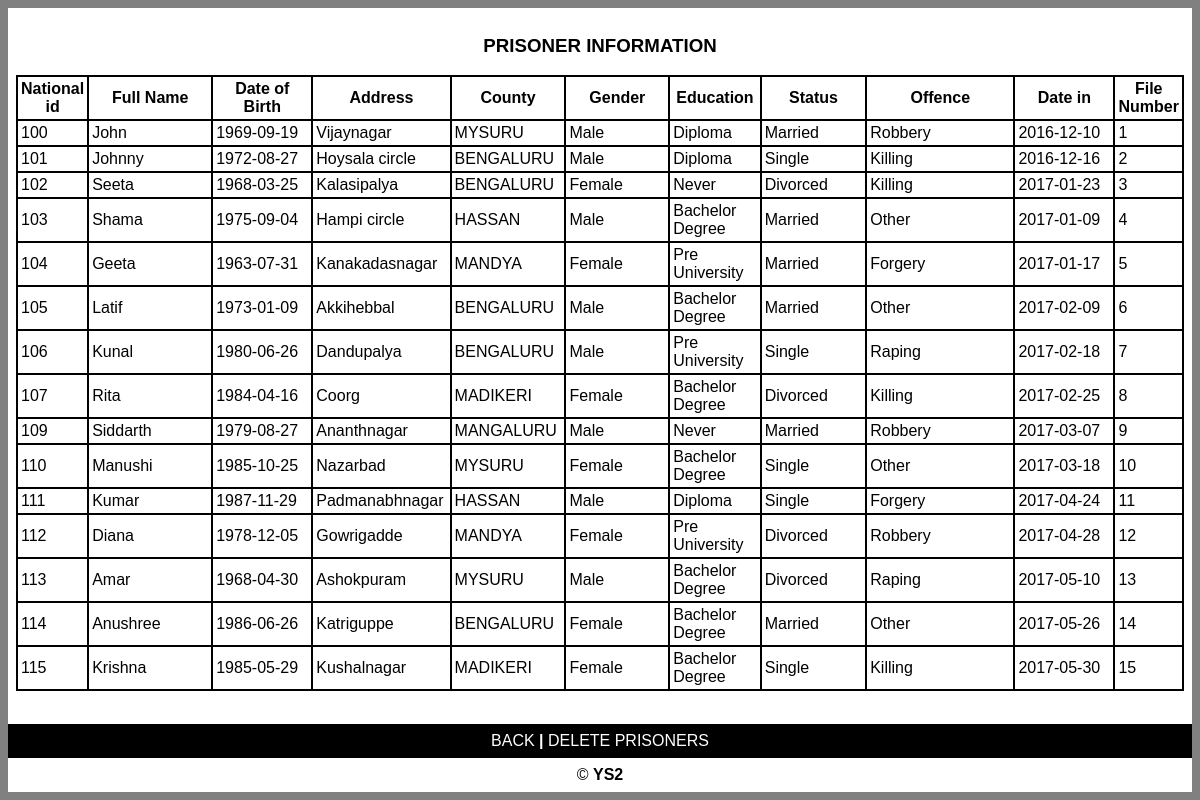
The app's page /viewprisoners.php with its own data.
### tables this page shows
CREATE TABLE `registration` (
  `id` int(10) NOT NULL DEFAULT '0',
  `Full_Name` varchar(23) NOT NULL,
  `DOB` date NOT NULL,
  `Address` varchar(20) NOT NULL,
  `County` varchar(20) NOT NULL,
  `Gender` varchar(20) NOT NULL,
  `Education` varchar(20) NOT NULL,
  `Marital` varchar(20) NOT NULL,
  `Offence` varchar(90) NOT NULL,
  `Date_in` date NOT NULL,
  `File_num` varchar(12) NOT NULL
);

### viewprisoners.php (the view, shortened to what this page needs)
<html>
<head>
   <link rel="stylesheet" media="screen" href="login.css" >
</head>
<body>
	<table align='center' border='0' bgcolor='BLACK' width='100%' height='100%' cellpadding='8' cellspacing='0' height='200'>
          <tr>
            <td bgcolor='WHITE' valign='top'>
<?php
$db_name="prison";
$tbl_name="registration";
$conn=mysqli_connect("localhost", "root","") or die(mysqli_error());
mysqli_select_db($conn,"$db_name")or die("cannot connect");
$sel= mysqli_query($conn,"select * from $tbl_name");
echo"<table align='center' width='100%' border='0' cellpadding='3' cellspacing='2' bgcolor='black'>
<caption><h3>PRISONER INFORMATION</h3></caption>
<tr bgcolor='white'>
<th width='3%'>National id</th>
<th width='12%'>Full Name</th>
<th width='10%'>Date of Birth</th>
<th width='12%'>Address</th>
<th width='10%'>County</th>
<th width='10%'>Gender</th>
<th width='3%'>Education</th>
<th width='10%'>Status</th>
<th width='15%'>Offence</th>
<th width='13%'>Date in</th>
<th width='10%'>File Number</th>
</tr>";
   while($row=mysqli_fetch_array ($sel))
{
echo "<tr bgcolor='white'>";
echo  "<td width='3%'>".$row ['id']."</td>";
echo  "<td width='7%'>".$row ['Full_Name']."</td>";
echo  "<td width='10%'>".$row ['DOB']."</td>";
echo  "<td width='10%'>".$row ['Address']. "</td>";
echo  "<td width='10%'>".$row ['County']."</td>";
echo  "<td width='3%'>" .$row ['Gender']."</td>";
echo  "<td width='8%'>".$row ['Education']."</td>";
echo  "<td width='8'>".$row ['Marital']."</td>";
echo  "<td width='8%'>".$row ['Offence']. "</td>";
echo  "<td width='10%'>".$row ['Date_in']."</td>";
echo  "<td width='6%'>".$row ['File_num']."</td>";
echo "</tr>";
}
echo"</table>";
?>
<br/>
			</td>
          </tr>
          <tr>
			<td align="center" height='4%' bgcolor='black'><a href="adminpanel.php" target="_parent" >BACK <b> | </b></a>
			<a href="deleteprisoners.php" target="_parent">DELETE PRISONERS <b></b></a>
          </tr>
           <tr>
            <td colspan='3' align='center' bgcolor='white' height='1'>
					&copy; <strong>
                YS2</strong></td>
          </tr>
	</table>
</body>
</head>
</html>

### login.css (style rules this page uses)
body { font: 14px/21px "Lucida Sans", "Lucida Grande", "Lucida Sans Unicode", sans-serif;background:gray; }
a { color:#fff; text-decoration:none; }

### records on screen
registration: id "100", Full_Name "John", DOB "1969-09-19", Address "Vijaynagar", County "MYSURU", Gender "Male", Education "Diploma", Marital "Married", Offence "Robbery", Date_in "2016-12-10", File_num "1"
registration: id "101", Full_Name "Johnny", DOB "1972-08-27", Address "Hoysala circle", County "BENGALURU", Gender "Male", Education "Diploma", Marital "Single", Offence "Killing", Date_in "2016-12-16", File_num "2"
registration: id "102", Full_Name "Seeta", DOB "1968-03-25", Address "Kalasipalya", County "BENGALURU", Gender "Female", Education "Never", Marital "Divorced", Offence "Killing", Date_in "2017-01-23", File_num "3"
registration: id "103", Full_Name "Shama", DOB "1975-09-04", Address "Hampi circle", County "HASSAN", Gender "Male", Education "Bachelor Degree", Marital "Married", Offence "Other", Date_in "2017-01-09", File_num "4"
registration: id "104", Full_Name "Geeta", DOB "1963-07-31", Address "Kanakadasnagar", County "MANDYA", Gender "Female", Education "Pre University", Marital "Married", Offence "Forgery", Date_in "2017-01-17", File_num "5"
registration: id "105", Full_Name "Latif", DOB "1973-01-09", Address "Akkihebbal", County "BENGALURU", Gender "Male", Education "Bachelor Degree", Marital "Married", Offence "Other", Date_in "2017-02-09", File_num "6"
registration: id "106", Full_Name "Kunal", DOB "1980-06-26", Address "Dandupalya", County "BENGALURU", Gender "Male", Education "Pre University", Marital "Single", Offence "Raping", Date_in "2017-02-18", File_num "7"
registration: id "107", Full_Name "Rita", DOB "1984-04-16", Address "Coorg", County "MADIKERI", Gender "Female", Education "Bachelor Degree", Marital "Divorced", Offence "Killing", Date_in "2017-02-25", File_num "8"
registration: id "109", Full_Name "Siddarth", DOB "1979-08-27", Address "Ananthnagar", County "MANGALURU", Gender "Male", Education "Never", Marital "Married", Offence "Robbery", Date_in "2017-03-07", File_num "9"
registration: id "110", Full_Name "Manushi", DOB "1985-10-25", Address "Nazarbad", County "MYSURU", Gender "Female", Education "Bachelor Degree", Marital "Single", Offence "Other", Date_in "2017-03-18", File_num "10"
registration: id "111", Full_Name "Kumar", DOB "1987-11-29", Address "Padmanabhnagar", County "HASSAN", Gender "Male", Education "Diploma", Marital "Single", Offence "Forgery", Date_in "2017-04-24", File_num "11"
registration: id "112", Full_Name "Diana", DOB "1978-12-05", Address "Gowrigadde", County "MANDYA", Gender "Female", Education "Pre University", Marital "Divorced", Offence "Robbery", Date_in "2017-04-28", File_num "12"
registration: id "113", Full_Name "Amar", DOB "1968-04-30", Address "Ashokpuram", County "MYSURU", Gender "Male", Education "Bachelor Degree", Marital "Divorced", Offence "Raping", Date_in "2017-05-10", File_num "13"
registration: id "114", Full_Name "Anushree", DOB "1986-06-26", Address "Katriguppe", County "BENGALURU", Gender "Female", Education "Bachelor Degree", Marital "Married", Offence "Other", Date_in "2017-05-26", File_num "14"
registration: id "115", Full_Name "Krishna", DOB "1985-05-29", Address "Kushalnagar", County "MADIKERI", Gender "Female", Education "Bachelor Degree", Marital "Single", Offence "Killing", Date_in "2017-05-30", File_num "15"
